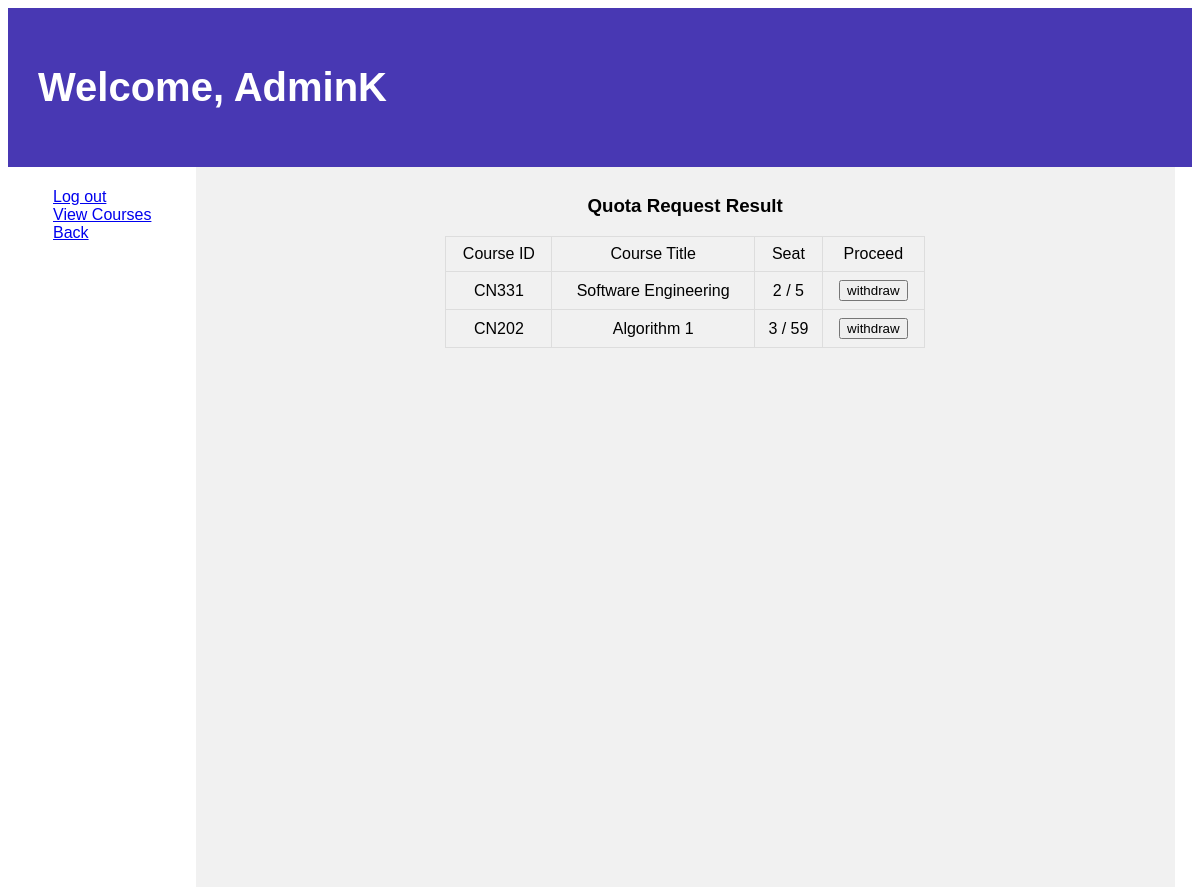
/quota/ (signed in), run on an earlier commit of the app's database.
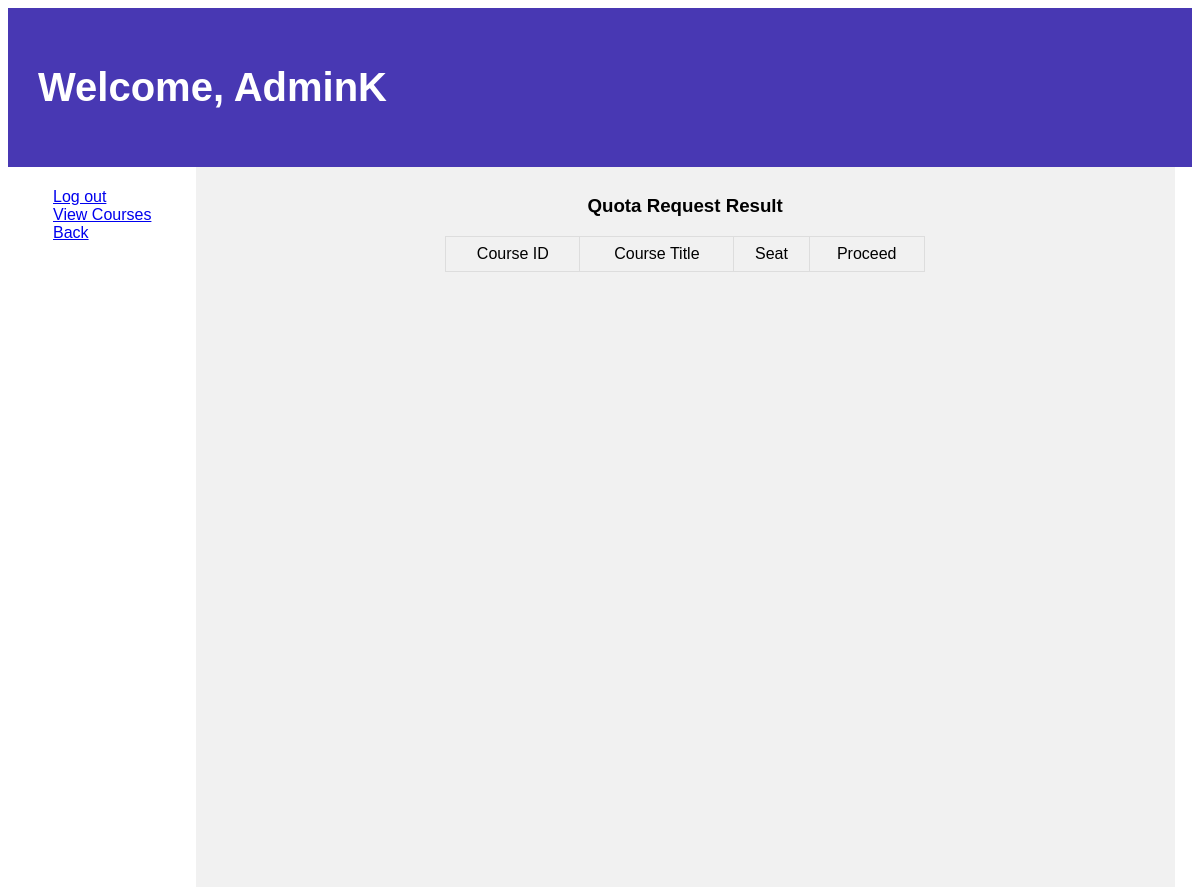
And on a later commit of the database.
### courses/models.py (models this page shows, shortened)
class Course(models.Model):
    c_id = models.CharField(max_length=5, unique=True, default="CN000")
    title = models.CharField(max_length=64, null=True, blank=True)
    semmester = models.IntegerField(null=True, blank=True)
    year = models.IntegerField(null=True, blank=True)
    seat_count = models.IntegerField(default=0, null=True, blank=True)
    max_seat = models.IntegerField(null=True, blank=True)
    quota = models.BooleanField(default=True)
    attend = models.ManyToManyField(User, blank=True)

### students/views.py (the view)
# urls.py: path('quota/', views.quota, name='quota'),
def quota(request):
    course = Course.objects.all()
    User = get_user_model()
    users = User.objects.all()
    return render(request, "students/quota.html", {
        "course": course,
        "User" : users
    })

### students/templates/students/quota.html (shortened to what this page needs)
{% extends 'students/layout.html' %}
{% block body %}
<header>
  <h1> Welcome, {{ request.user.first_name }}</h1>
</header>
<section>
  <nav>
    <ul>
      <a href="{% url 'logout' %}">Log out</a>
      <br>
      <a href="{% url 'c_index' %}">View Courses</a>
      <br>
      <a href="{% url 'index' %}">Back</a>
    </ul>
  </nav>
  <article>
    <h3 align="center">Quota Request Result</h3>
    <table style="width:50%" align="center">
          <thead>
              <tr align="center">
                  <td>Course ID</td>
                  <td>Course Title</td>
                  <td>Seat</td>
                  <td>Proceed</td>
              </tr>
          </thead>
          {% for class in course %}
          {% if request.user in class.attend.all %}
          <tbody>
              <tr align="center">
                  <td>{{ class.c_id }}</td>
                  <td>{{ class.title }}</td>
                  <td>{{ class.seat_count }} / {{class.max_seat}}</td>
                  <td><form action="{% url 'cancel' class.id %}" method="POST">
                  <input type="submit" value="withdraw">
                </td>
              </tr>
          </tbody>
          {% endif%}
          {% endfor %}
    </table>
  </article>
</section>
{% endblock %}

What changed in the data, as far as the page shows it:
no longer on this page (row edited): Course: c_id "CN331", title "Software Engineering", seat_count "2", max_seat "5"
no longer on this page (row edited): Course: c_id "CN202", title "Algorithm 1", seat_count "3", max_seat "59"
